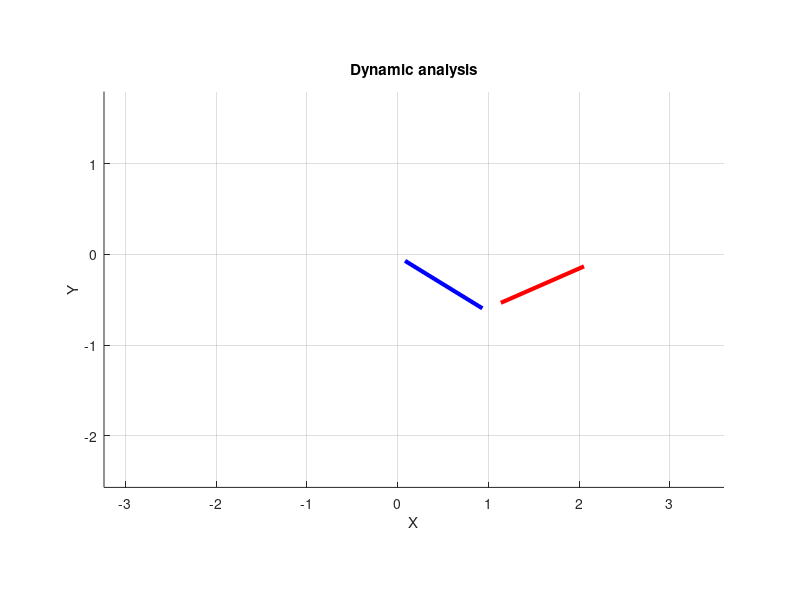

MATLAB code to generate this figure:
clear all

%% Set parameters for the bodies
param.g     = 9.8066;       % Gravitational acceleration
nb          = 2  ;          % Number of bodies
dt          = 0.05;         % Time step
tini        = 0;            % Initial time
tend        = 25;           % End time
tspan       = tini:dt:tend; % Time span
x           = zeros(6*nb, numel(tspan)); % This is the vector containining [qA, qB, dqA,dqB]


% Body A
param.m_A   = 1;            %Mass
param.L_A   = 1;            %Length
theta_A     = 315*(pi/180); % Initial angle
param.Rx_A  = (param.L_A/2)*cos(theta_A);  % Initial X-position of local CS
param.RY_A  = (param.L_A/2)*sin(theta_A);            % Initial Y-position of local CS

% Body B
param.m_B   = 1;            %Mass
param.L_B   = 1;            %Length
theta_B     = 45*(pi/180); % Initial angle
param.Rx_B  = param.L_A*cos(theta_A)+ (param.L_B/2)*cos(theta_B);  % Initial X-position of local CS
param.RY_B  = param.L_A*sin(theta_A)+ (param.L_B/2)*sin(theta_B);            % Initial Y-position of local CS


%Initial coordinates
q0          = [param.Rx_A;param.RY_A; theta_A;param.Rx_B;param.RY_B; theta_B];
dq0         =  [0;0;0;0;0;0];
x(:,1)      = [q0;dq0];

 

%% Equation of motion

function y = eom(t,x,param)

M_A         = [param.m_A, 0,0;
                0,param.m_A, 0;
                0, 0, (1/12)*(param.m_A)*(param.L_A)^2];
Qe_A        = [0 -param.m_A*param.g 0];

M_B         = [param.m_B, 0,0;
                0,param.m_B, 0;
                0, 0, (1/12)*(param.m_B)*(param.L_B)^2];
Qe_B        = [sin(t) -param.m_B*param.g 0];

%Step 01: Find mass matrix, M.
M           = blkdiag(M_A, M_B);

%Step 02: Find jacobian matrix, Cq.
Cq = [1, 0,  (param.L_A/2)*sin(x(3)),       0,  0,                        0;
           0, 1, -(param.L_A/2)*cos(x(3)),       0,  0,                        0;
           1, 0, -(param.L_A/2)*sin(x(3)),      -1,  0, -(param.L_B/2)*sin(x(6));
           0, 1,  (param.L_A/2)*cos(x(3)),       0, -1,  (param.L_B/2)*cos(x(6));
           0, 0,  0,                              0,  1,  (param.L_B/2)*cos(x(6))];

% Step 03: Find force vector, Qe.
Qe = [Qe_A Qe_B]';

% Step 04: Find force vector, Qv.
Qv = zeros(6,1);


%Step 05: Find force vector, Qc.
Qc = [-x(9)^2*(param.L_A/2)*cos(x(3));
              -x(9)^2*(param.L_A/2)*sin(x(3));
              x(9)^2*(param.L_A/2)*cos(x(3))+x(12)^2*(param.L_B/2)*cos(x(6));
              x(9)^2*(param.L_A/2)*sin(x(3))+x(12)^2*(param.L_B/2)*sin(x(6));
              x(12)^2*(param.L_B/2)*sin(x(6))];

sysM    = [M Cq';Cq  zeros(size(Cq, 1),size(Cq, 1))];

sysQ    =  [Qe+Qv;Qc];



dx = sysM\sysQ;

y(1:6)  = x(7:12); % Velocity from the previous step
y(7:12) = dx(1:6);    % Acceleration (1:6). Lagrange multipliers (7:11)
y       = y(:);
end 



% Integrator
[t, x] = ode45(@(t,x) eom(t,x,param), tspan, x(:,1));


%% Animation

figure; hold on; grid on; axis equal
xlabel('X'); ylabel('Y'); title('Dynamic analysis')

% draw limits
axis([min([x(:,1); x(:,4)])-2 max([x(:,1); x(:,4)])+2  min([x(:,2); x(:,5)])-2 max([x(:,2); x(:,5)])+2]);

% two link graphics
hA = plot([0 0],[0 0],'b-','LineWidth',3);   % Body A
hB = plot([0 0],[0 0],'r-','LineWidth',3);   % Body B

for k = 1:length(t)

    % Body A endpoints
    ALx = x(k,1) - (param.L_A/2)*cos(x(k,3));
    ALy = x(k,2) - (param.L_A/2)*sin(x(k,3));
    ARx = x(k,1) + (param.L_A/2)*cos(x(k,3));
    ARy = x(k,2) + (param.L_A/2)*sin(x(k,3));

    % Body B endpoints
    BLx = x(k,4) - (param.L_B/2)*cos(x(k,6));
    BLy = x(k,5) - (param.L_B/2)*sin(x(k,6));
    BRx = x(k,4) + (param.L_B/2)*cos(x(k,6));
    BRy = x(k,5) + (param.L_B/2)*sin(x(k,6));

    % Update links
    set(hA,'XData',[ALx ARx],'YData',[ALy ARy]);
    set(hB,'XData',[BLx BRx],'YData',[BLy BRy]);

    drawnow;
end
